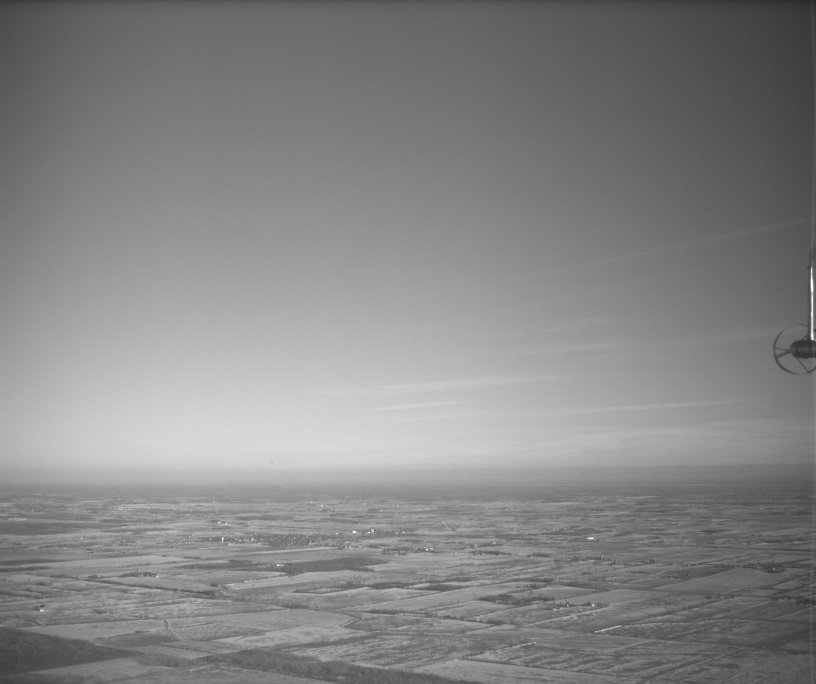
%> input picture testData/Horizons/Horizon_Feb13_cam1_5_Frame1.png, 2448 x 2050 px (shown at 1/3 size)
$ octave --eval "result = segmentsky8(imread('testData/Horizons/Horizon_Feb13_cam1_5_Frame1.png'));"   (GNU Octave 9; MATLAB toolbox functions it lacks are replaced by stand-ins)
%> lines starting %> are read from the running program, lines starting %| are printed output that depends on the picture; in (x1, y1, x2, y2) boxes, pixels count from 0 and x2, y2 are one past the last pixel; in counts of white or black regions, pixels touching at a corner belong together; the program's own positions count from 1
function [ sky, terrain ] = segmentsky8( image )
%segmentsky7: Based on image morphology
%   sky: A mask for the sky portion
%   terrain: A mask for the terrain portion
%   image: The input image to be segmented
% This function will split the input image into the constituent sky and terrain
%


se = strel('disk',35);

open = imopen(image,se);
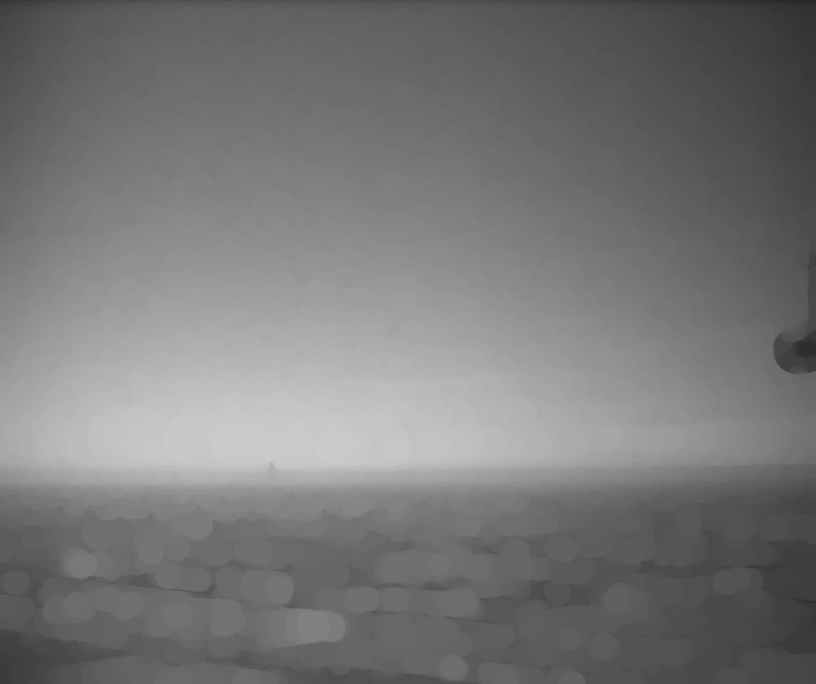
%> open: size 2050x2448 uint8 (shown at 1/3 size); min 34, max 202, mean 119.5
close = imclose(image,se);
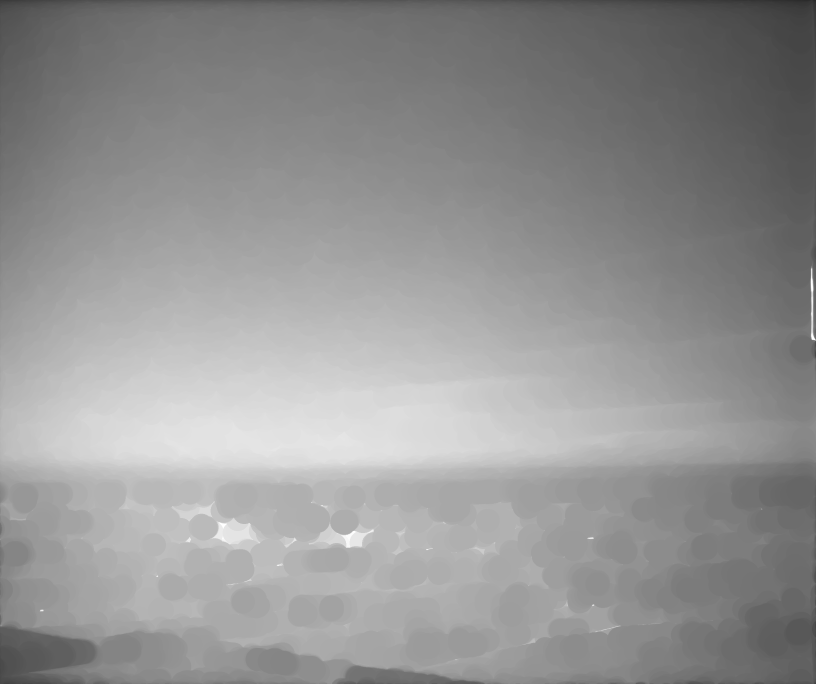
%> close: size 2050x2448 uint8 (shown at 1/3 size); min 39, max 255, mean 148
im = close - open;
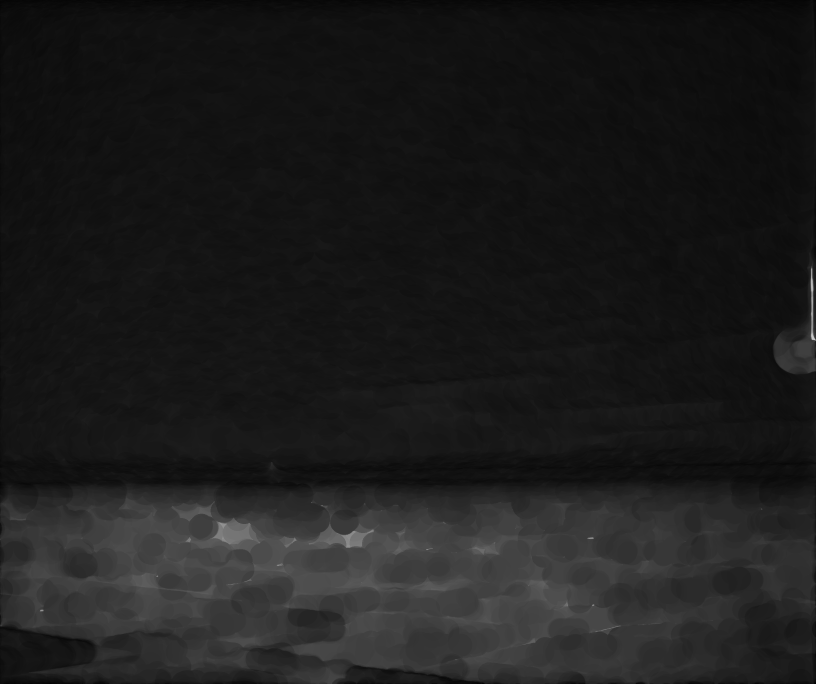
%> im: size 2050x2448 uint8 (shown at 1/3 size); min 2, max 202, mean 28.5

% This might not be universal, might want to change how this is done
% i.e. the 30 value is kindof arbitrary
im = (im > 30);
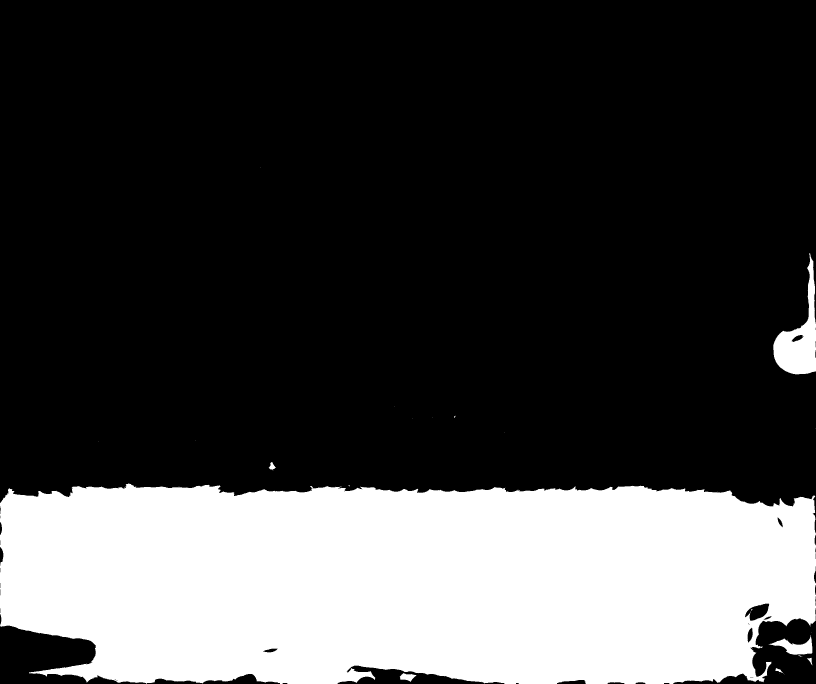
%> im: size 2050x2448 logical (shown at 1/3 size); 26.7% white; 25 white regions (18 under 20 px), largest, box (x1, y1, x2, y2) and area: (0, 1450, 2448, 2050) 1317578, (2320, 759, 2448, 1123) 18923, (2306, 1905, 2437, 1964) 3342

% Pad to fill holes
im = padarray(padarray(padarray(im,[1 0],1,'post'),[0 1],1,'pre'),[0 1],1,'post');
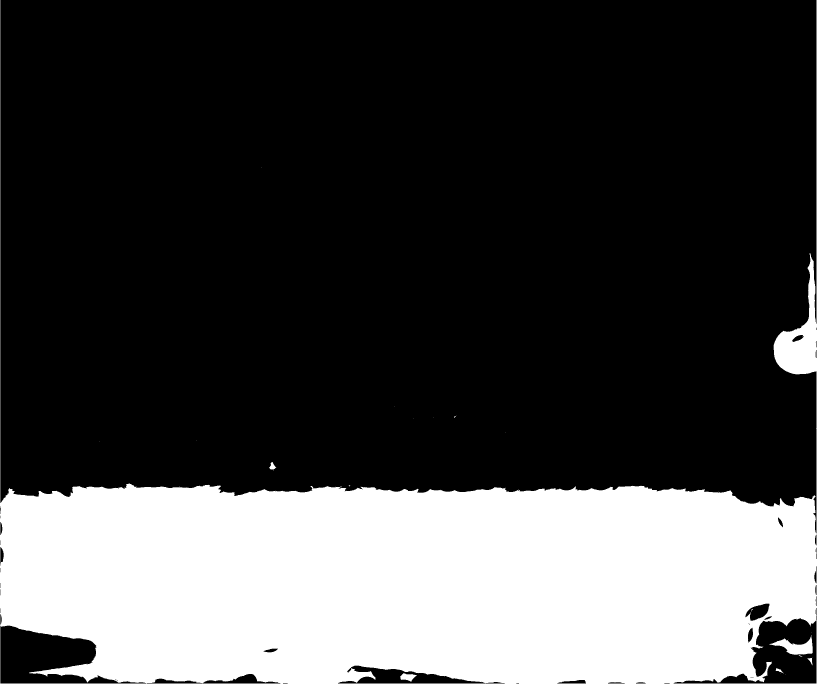
%> im: size 2051x2450 logical (shown at 1/3 size); 26.8% white; 23 white regions (17 under 20 px), largest, box (x1, y1, x2, y2) and area: (0, 0, 2450, 2051) 1343052, (2307, 1905, 2438, 1964) 3342, (1200, 2019, 1251, 2046) 737, (807, 1386, 829, 1411) 263, (2422, 1973, 2439, 1996) 136, (2327, 2004, 2352, 2021) 136

filled = imfill(im, 'holes');
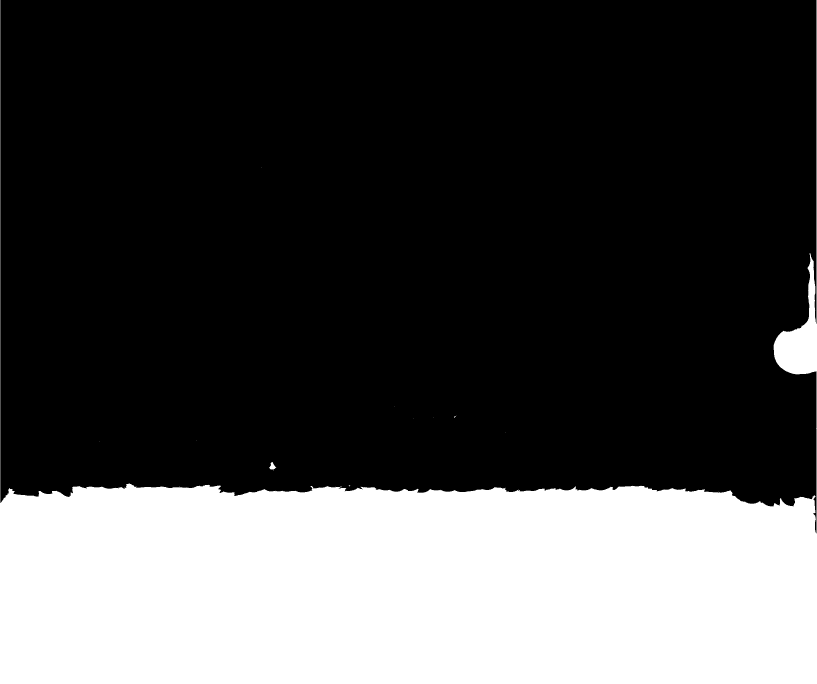
%> filled: size 2051x2450 logical (shown at 1/3 size); 28.6% white; 12 white regions (10 under 20 px), largest, box (x1, y1, x2, y2) and area: (0, 0, 2450, 2051) 1437545, (807, 1386, 829, 1411) 263

% Get only large connected components
%TODO Should probably change this to be dependent on terrain area
final = bwareaopen(filled(1:end-1, 2:end-1),400000);
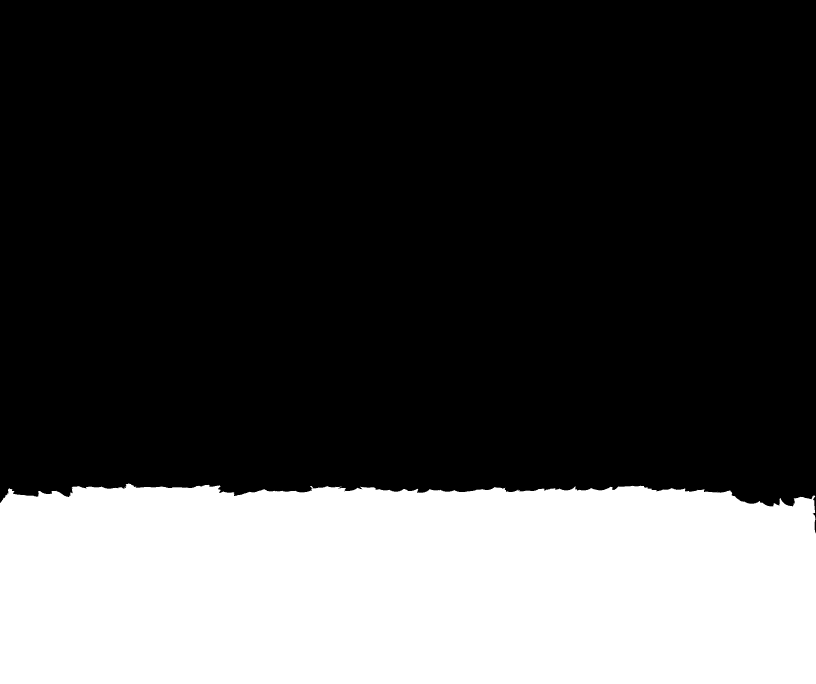
%> final: size 2050x2448 logical (shown at 1/3 size); 28.1% white; 1 white region, box (x1, y1, x2, y2) and area: (0, 1450, 2448, 2050) 1411624
%imshow(final);

sky = ~final;
terrain = final;


% imshow(final);
% imshowpair(final,filled,'montage');


end

$ run again, on testData/Horizons/Horizon_Feb13_cam1_5_Frame1060.png
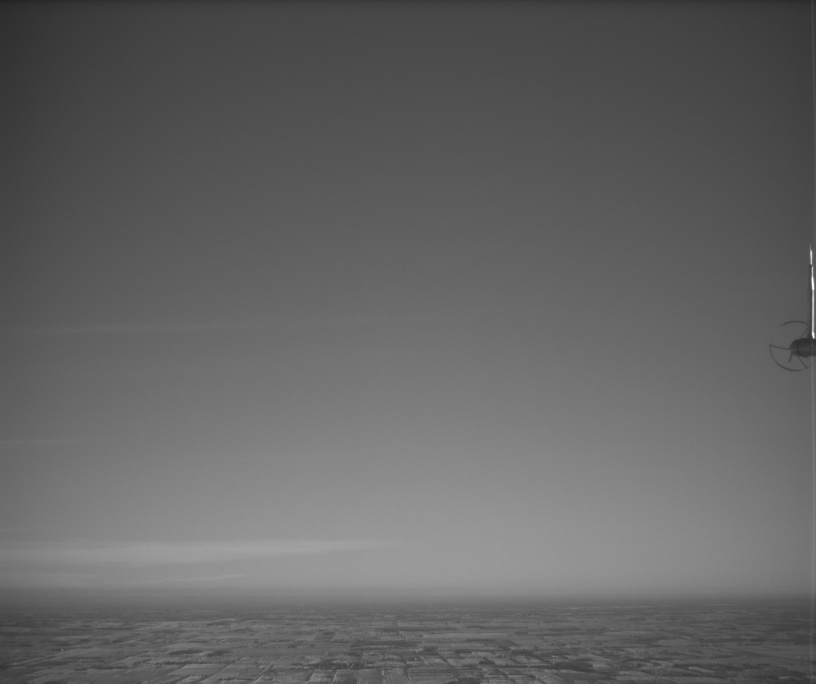
%> input picture testData/Horizons/Horizon_Feb13_cam1_5_Frame1060.png, 2448 x 2050 px (shown at 1/3 size)
%> in segmentsky8, `im = (im > 30);`:
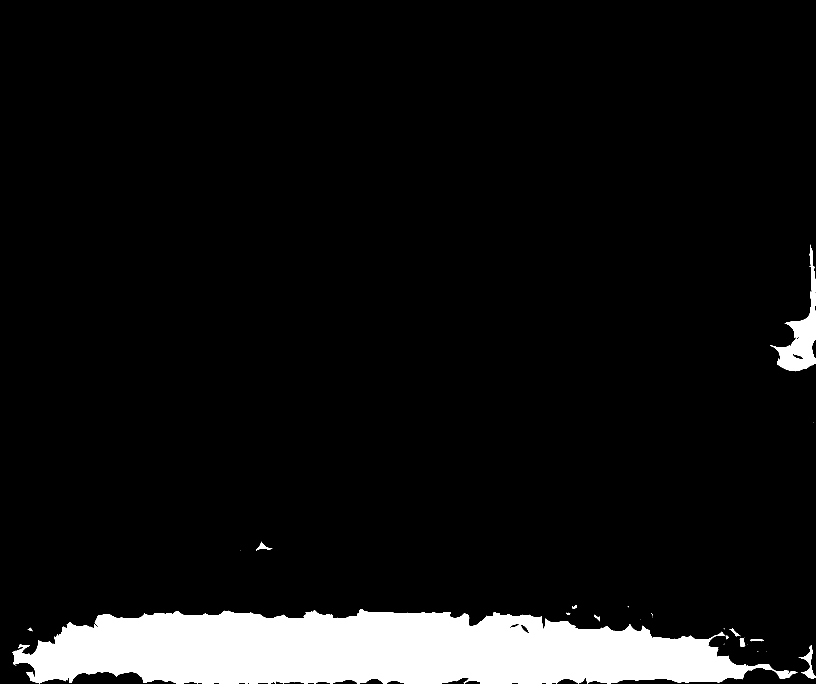
%> im: size 2050x2448 logical (shown at 1/3 size); 7.9% white; 27 white regions (14 under 20 px), largest, box (x1, y1, x2, y2) and area: (37, 1828, 2392, 2050) 377057, (2310, 734, 2448, 1114) 14623, (2396, 1935, 2438, 1998) 683
%> in segmentsky8, `filled = imfill(im, 'holes');`:
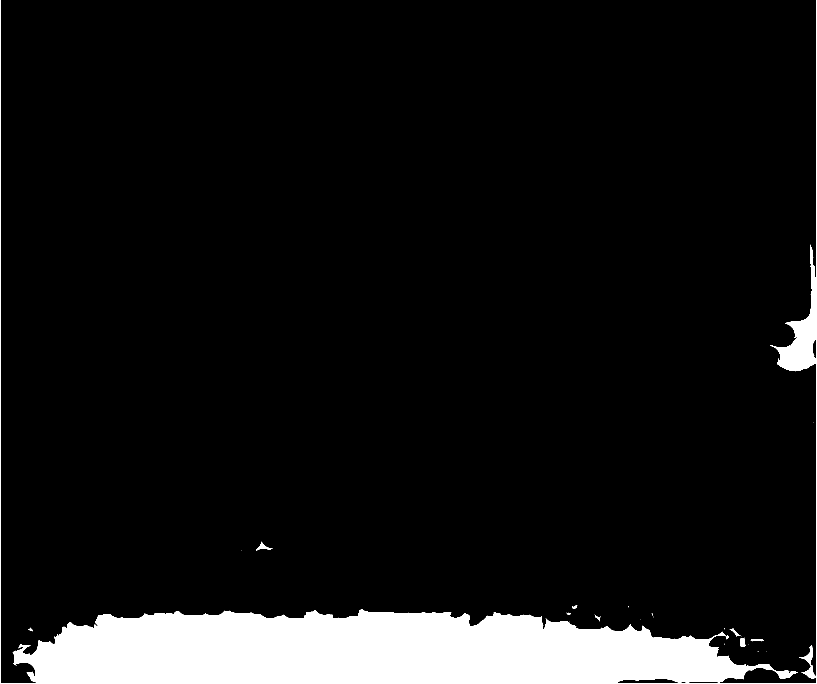
%> filled: size 2051x2450 logical (shown at 1/3 size); 8.2% white; 26 white regions (14 under 20 px), largest, box (x1, y1, x2, y2) and area: (0, 0, 2450, 2051) 410838, (2397, 1935, 2439, 1998) 683, (2404, 1995, 2448, 2036) 668
%> final: size 2050x2448 logical; every value is 0
%> sky: size 2050x2448 logical; every value is 1
